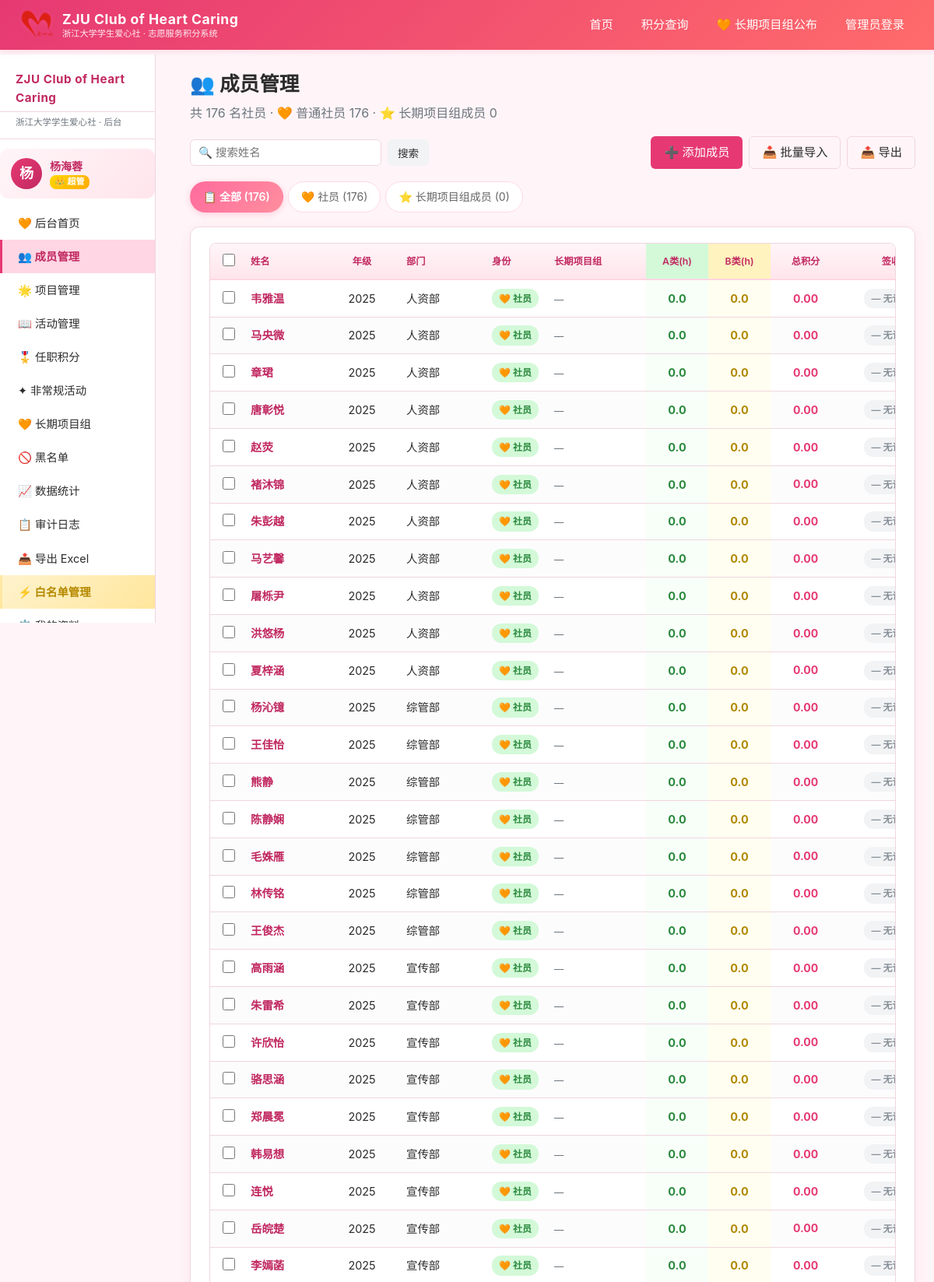
The app's page /admin/members (signed in, upper part) with its own data.
### models.py (models this page shows, shortened)
class Member(db.Model):
    __tablename__ = "members"
    id = db.Column(db.Integer, primary_key=True)
    name = db.Column(db.String(64), nullable=False, index=True)
    grade = db.Column(db.String(32), default="")
    student_id = db.Column(db.String(32), default="", index=True)
    department = db.Column(db.String(64), default="")
    identity = db.Column(db.String(32), default="社员", index=True)
    long_term_group_id = db.Column(db.Integer, db.ForeignKey("long_term_groups.id"), nullable=True, index=True)
    long_term_group = db.relationship("LongTermGroup", backref="members")
    phone = db.Column(db.String(32), default="")
    created_at = db.Column(db.DateTime, default=datetime.utcnow)
    activity_participations = db.relationship("ActivityParticipant", backref="member", cascade="all, delete-orphan")
    irregular_participations = db.relationship("IrregularParticipant", backref="member", cascade="all, delete-orphan")
    position_records = db.relationship("PositionRecord", backref="member", cascade="all, delete-orphan")
    signoffs = db.relationship("SignoffLog", backref="signoff_member", cascade="all, delete-orphan")
    query_logs = db.relationship("QueryLog", backref="query_member", cascade="all, delete-orphan")
    modifications = db.relationship("ModificationLog", backref="mod_member", cascade="all, delete-orphan")
    def a_hours(self):
        total = 0.0
        for ap in self.activity_participations:
            total += ap.a_hours or 0
        for ip in self.irregular_participations:
            total += ip.a_hours or 0
        return round(total, 2)
    def b_hours(self):
        total = 0.0
        for ap in self.activity_participations:
            total += ap.b_hours or 0
        for ip in self.irregular_participations:
            total += ip.b_hours or 0
        return round(total, 2)
    def total_points(self):
        a = self.a_hours()
        b = self.b_hours()
        return round(a + b / 2.0, 2)
    def unsigned_activity_count(self):
        return sum(1 for ap in self.activity_participations if ap.signed_off_at is None) + \
               sum(1 for ip in self.irregular_participations if ip.signed_off_at is None)
    def signed_activity_count(self):
        return sum(1 for ap in self.activity_participations if ap.signed_off_at is not None) + \
               sum(1 for ip in self.irregular_participations if ip.signed_off_at is not None)

### app.py (the view, shortened to what this page needs)
    @app.route("/admin/members")
    @permission_required("members")
    def admin_members():
        keyword = request.args.get("q", "").strip()
        identity_filter = request.args.get("identity", "all").strip()
        q = Member.query
        if identity_filter == "member":
            q = q.filter(Member.identity == "社员")
        elif identity_filter == "longterm":
            q = q.filter(Member.identity == "长期项目组成员")
        members = q.order_by(Member.id.asc()).all()
        return render_template(
            "admin/members.html",
            members=members, keyword=keyword,
            identity_filter=identity_filter,
            all_count=Member.query.count(),
            member_count=Member.query.filter_by(identity="社员").count(),
            longterm_count=Member.query.filter_by(identity="长期项目组成员").count(),
        )

### app.py (called while the page is built)
def permission_required(perm):
    def decorator(f):
        @wraps(f)
        def wrapper(*args, **kwargs):
            if not session.get("admin_id"):
                return redirect(url_for("admin_login", next=request.path))
            me = Admin.query.get(session.get("admin_id"))
            if not me:
                session.clear()
                return redirect(url_for("admin_login"))
            if not me.has_permission(perm):
                label = next((n for k, n, _ in ADMIN_PERMISSIONS if k == perm), perm)
                flash(f"您没有「{label}」的访问权限", "warning")
                return redirect(url_for("admin_login"))
            return f(*args, **kwargs)
        return wrapper
    return decorator

def current_semester():
    s = Setting.query.filter_by(key="current_semester").first()
    return s.value if s else ""

def all_departments():
    s = Setting.query.filter_by(key="departments").first()
    if s and s.value:
        return [d.strip() for d in s.value.split(",") if d.strip()]
    return ["人资部", "综管部", "文体部", "活动部",
            "宣传部", "创设部", "外联部", "财务部"]

### models.py (called while the page is built)
    def has_permission(self, perm):
        if self.is_super_admin:
            return True
        return perm in self.permissions_list()

### templates/admin/members.html (shortened to what this page needs)
{% extends "base.html" %}
{% block content %}
{% include "admin/_sidebar.html" %}
<section class="content-with-sidebar">
  <h1>👥 成员管理</h1>
  <p class="muted">共 {{ all_count }} 名社员 · 🧡 普通社员 {{ member_count }} · ⭐ 长期项目组成员 {{ longterm_count }}</p>
  <div class="toolbar">
    <form method="get" class="search-form">
      <input type="text" name="q" value="{{ keyword }}" placeholder="🔍 搜索姓名">
      <button class="btn btn-sm" type="submit">搜索</button>
    </form>
    <div style="display:flex; gap:8px; flex-wrap:wrap;">
      <a class="btn btn-primary" href="{{ url_for('admin_member_new') }}">➕ 添加成员</a>
      <a class="btn btn-ghost" href="{{ url_for('admin_member_import') }}">📥 批量导入</a>
      <a class="btn btn-ghost" href="{{ url_for('admin_export') }}">📤 导出</a>
    </div>
  </div>
  <div class="filter-tabs">
    <a class="filter-tab {% if identity_filter == 'all' %}active{% endif %}"
       href="{{ url_for('admin_members', q=keyword, identity='all') }}">📋 全部 ({{ all_count }})</a>
    <a class="filter-tab {% if identity_filter == 'member' %}active{% endif %}"
       href="{{ url_for('admin_members', q=keyword, identity='member') }}">🧡 社员 ({{ member_count }})</a>
    <a class="filter-tab {% if identity_filter == 'longterm' %}active{% endif %}"
       href="{{ url_for('admin_members', q=keyword, identity='longterm') }}">⭐ 长期项目组成员 ({{ longterm_count }})</a>
  </div>
  <form id="batchForm" method="post" action="{{ url_for('admin_member_batch_delete') }}"
        onsubmit="return confirmBatchDelete()">
    <div class="card">
      <div style="overflow-x:auto;">
      <div class="table-responsive">
<table class="data-table">
        <thead>
          <tr>
            <th style="width:40px;"><input type="checkbox" id="checkAll" onchange="toggleAll(this.checked)"></th>
            <th style="width:110px;">姓名</th>
            <th style="width:90px;" class="center">年级</th>
            <th style="width:110px;">部门</th>
            <th style="width:80px;">身份</th>
            <th style="width:130px;">长期项目组</th>
            <th style="width:80px; background:#d3f9d8;" class="center">A类(h)</th>
            <th style="width:80px; background:#fff3bf;" class="center">B类(h)</th>
            <th style="width:90px;" class="center">总积分</th>
            <th style="width:130px;" class="center">签收</th>
          </tr>
        </thead>
        <tbody>
          {% for m in members %}
          <tr>
            <td><input type="checkbox" name="ids" value="{{ m.id }}" class="row-check" onchange="updateBatchBar()"></td>
            <td><b style="color:var(--primary-dark);">{{ m.name }}</b></td>
            <td class="center nowrap">{{ m.grade or '—' }}</td>
            <td class="nowrap">{{ m.department or '—' }}</td>
            <td>
              {% if m.identity == '长期项目组成员' %}
                <span class="status-badge warn">⭐ 长期</span>
              {% else %}
                <span class="status-badge ok">🧡 社员</span>
              {% endif %}
            </td>
            <td>
              {% if m.long_term_group %}
                <span class="lt-chip" style="background:{{ m.long_term_group.color }}20; color:{{ m.long_term_group.color }}; border:1px solid {{ m.long_term_group.color }};">
                  {{ m.long_term_group.name }}
                </span>
              {% else %}
                <span class="muted small">—</span>
              {% endif %}
            </td>
            <td class="center" style="background:#f8fff9;"><b style="color:#2b8a3e;">{{ '%.1f'|format(m.a_hours()) }}</b></td>
            <td class="center" style="background:#fffef0;"><b style="color:#b08900;">{{ '%.1f'|format(m.b_hours()) }}</b></td>
            <td class="center"><b style="color:var(--primary); font-size:14px;">{{ '%.2f'|format(m.total_points()) }}</b></td>
            <td class="center">
              {% set unsigned = m.unsigned_activity_count() %}
              {% set signed = m.signed_activity_count() %}
              {% if unsigned == 0 and signed > 0 %}
                <span class="status-badge ok" title="已签收 {{ signed }} 项">✓ 全部已签</span>
              {% elif signed == 0 %}
                <span class="status-badge off">— 无记录</span>
              {% else %}
                <span class="status-badge warn" title="已签 {{ signed }}，待签 {{ unsigned }}">
                  🆕 待签 {{ unsigned }}
                </span>
              {% endif %}
            </td>
          </tr>
          {% else %}
          <tr><td colspan="11" class="empty">暂无成员</td></tr>
          {% endfor %}
        </tbody>
      </table>
</div>
      </div>
    </div>
  </form>
</section>
{% endblock %}

### static/css/style.css (style rules this page uses)
:root { --primary: #e63973; --primary-dark: #c12960; --primary-light: #ffd6e3; --accent: #ff6b6b; --bg: #fff5f8; --card-bg: #ffffff; --text: #2b2b2b; --text-muted: #6c757d; --border: #f0d6df; --shadow: 0 4px 20px rgba(230, 57, 115, 0.08); --shadow-hover: 0 6px 28px rgba(230, 57, 115, 0.18); --success: #2eb867; --warning: #f59f00; --danger: #e03131; --info: #1c7ed6; --sidebar-width: 200px; }
* { box-sizing: border-box; }
html, body { margin: 0; padding: 0; font-family: -apple-system, BlinkMacSystemFont, "PingFang SC", "Microsoft YaHei", "Helvetica Neue", Arial, sans-serif; background: var(--bg); color: var(--text); line-height: 1.6; min-height: 100vh; }
a { color: var(--primary); text-decoration: none; }
h1, h2, h3 { color: var(--text); margin: 0 0 12px; }
h1 { font-size: 1.6em; }
h1 + .muted { margin-top: -8px; margin-bottom: 16px; }
.muted { color: var(--text-muted); }
.small { font-size: 0.85em; }
.center { text-align: center; }
.content-with-sidebar { margin-left: calc(var(--sidebar-width) + 20px); }
.card { background: var(--card-bg); border-radius: 12px; padding: 20px 24px; margin-bottom: 20px; box-shadow: var(--shadow); border: 1px solid var(--border); }
.btn { display: inline-block; padding: 8px 16px; border-radius: 6px; border: 1px solid transparent; background: #f1f3f5; color: var(--text); cursor: pointer; font-size: 0.95em; text-decoration: none; transition: all 0.15s; font-family: inherit; }
.btn-sm { padding: 6px 12px; font-size: 0.85em; }
.btn-primary { background: var(--primary); color: #fff; }
.btn-ghost { background: transparent; border-color: var(--border); color: var(--text); }
.toolbar { display: flex; justify-content: space-between; align-items: center; margin-bottom: 16px; gap: 12px; flex-wrap: wrap; }
.search-form { display: flex; gap: 8px; }
.search-form input, .search-form select { padding: 6px 10px; border: 1px solid var(--border); border-radius: 6px; font-size: 0.9em; font-family: inherit; }
.search-form input { min-width: 200px; }
.data-table { width: 100%; border-collapse: collapse; font-size: 0.9em; }
.data-table th, .data-table td { padding: 10px 12px; text-align: left; border-bottom: 1px solid var(--border); vertical-align: middle; }
.data-table th { background: linear-gradient(180deg, #fff5f8 0%, #ffe5ec 100%); font-weight: 600; color: var(--primary-dark); font-size: 0.85em; text-transform: none; letter-spacing: 0; border-bottom: 2px solid var(--primary-light); position: sticky; top: 0; z-index: 2; }
.data-table tbody tr { transition: background .15s; }
.data-table tbody tr:nth-child(even) { background: #fcfcfd; }
body, .data-table, .card, h1, h2, h3, p, li, td, th, input, button, .btn, .form-row label { word-break: keep-all; overflow-wrap: anywhere; }
.status-badge { display: inline-flex; align-items: center; gap: 3px; padding: 3px 9px; border-radius: 12px; font-size: 12px; font-weight: 600; white-space: nowrap; }
.status-badge.ok { background: #d3f9d8; color: #2b8a3e; }
.status-badge.off { background: #f1f3f5; color: #868e96; }
.data-table td.center, .data-table th.center { text-align: center; }
.data-table input[type="checkbox"] { width: 16px; height: 16px; cursor: pointer; accent-color: var(--primary); }
.table-responsive { overflow-x: auto; -webkit-overflow-scrolling: touch; border-radius: 8px; border: 1px solid var(--border); background: #fff; }
.table-responsive .data-table { min-width: 640px; }
.data-table { table-layout: fixed; }

### templates/admin/members.html (style rules this page uses)
.filter-tabs { display: flex; gap: 6px; margin: 12px 0 18px; flex-wrap: wrap; }
.filter-tab { padding: 8px 16px; border-radius: 20px; background: #fff; border: 1.5px solid #ffd6e7; color: #666; font-size: 14px; text-decoration: none; transition: all .2s; }
.filter-tab.active { background: linear-gradient(135deg, #ff6b9d, #ff8e9e); color: #fff; border-color: transparent; font-weight: 600; box-shadow: 0 2px 8px rgba(255, 107, 157, 0.3); }

### records on screen
Member: name "韦雅温", grade "2025", department "人资部", identity "🧡 社员", a_hours "0.0", b_hours "0.0", total_points "0.00"
Member: name "马央微", grade "2025", department "人资部", identity "🧡 社员", a_hours "0.0", b_hours "0.0", total_points "0.00"
Member: name "章珺", grade "2025", department "人资部", identity "🧡 社员", a_hours "0.0", b_hours "0.0", total_points "0.00"
Member: name "唐彰悦", grade "2025", department "人资部", identity "🧡 社员", a_hours "0.0", b_hours "0.0", total_points "0.00"
Member: name "赵荧", grade "2025", department "人资部", identity "🧡 社员", a_hours "0.0", b_hours "0.0", total_points "0.00"
Member: name "褚沐锦", grade "2025", department "人资部", identity "🧡 社员", a_hours "0.0", b_hours "0.0", total_points "0.00"
Member: name "朱彭越", grade "2025", department "人资部", identity "🧡 社员", a_hours "0.0", b_hours "0.0", total_points "0.00"
Member: name "马艺馨", grade "2025", department "人资部", identity "🧡 社员", a_hours "0.0", b_hours "0.0", total_points "0.00"
Member: name "屠栎尹", grade "2025", department "人资部", identity "🧡 社员", a_hours "0.0", b_hours "0.0", total_points "0.00"
Member: name "洪悠杨", grade "2025", department "人资部", identity "🧡 社员", a_hours "0.0", b_hours "0.0", total_points "0.00"
Member: name "夏梓涵", grade "2025", department "人资部", identity "🧡 社员", a_hours "0.0", b_hours "0.0", total_points "0.00"
Member: name "杨沁镱", grade "2025", department "综管部", identity "🧡 社员", a_hours "0.0", b_hours "0.0", total_points "0.00"
Member: name "王佳怡", grade "2025", department "综管部", identity "🧡 社员", a_hours "0.0", b_hours "0.0", total_points "0.00"
Member: name "熊静", grade "2025", department "综管部", identity "🧡 社员", a_hours "0.0", b_hours "0.0", total_points "0.00"
Member: name "陈静娴", grade "2025", department "综管部", identity "🧡 社员", a_hours "0.0", b_hours "0.0", total_points "0.00"
Member: name "毛姝雁", grade "2025", department "综管部", identity "🧡 社员", a_hours "0.0", b_hours "0.0", total_points "0.00"
Member: name "林传铭", grade "2025", department "综管部", identity "🧡 社员", a_hours "0.0", b_hours "0.0", total_points "0.00"
Member: name "王俊杰", grade "2025", department "综管部", identity "🧡 社员", a_hours "0.0", b_hours "0.0", total_points "0.00"
Member: name "高雨涵", grade "2025", department "宣传部", identity "🧡 社员", a_hours "0.0", b_hours "0.0", total_points "0.00"
Member: name "朱雷希", grade "2025", department "宣传部", identity "🧡 社员", a_hours "0.0", b_hours "0.0", total_points "0.00"
Member: name "许欣怡", grade "2025", department "宣传部", identity "🧡 社员", a_hours "0.0", b_hours "0.0", total_points "0.00"
Member: name "骆思涵", grade "2025", department "宣传部", identity "🧡 社员", a_hours "0.0", b_hours "0.0", total_points "0.00"
Member: name "郑晨冕", grade "2025", department "宣传部", identity "🧡 社员", a_hours "0.0", b_hours "0.0", total_points "0.00"
Member: name "韩易想", grade "2025", department "宣传部", identity "🧡 社员", a_hours "0.0", b_hours "0.0", total_points "0.00"
Member: name "连悦", grade "2025", department "宣传部", identity "🧡 社员", a_hours "0.0", b_hours "0.0", total_points "0.00"
Member: name "岳皖楚", grade "2025", department "宣传部", identity "🧡 社员", a_hours "0.0", b_hours "0.0", total_points "0.00"
Member: name "李嫣菡", grade "2025", department "宣传部", identity "🧡 社员", a_hours "0.0", b_hours "0.0", total_points "0.00"

### other values on screen
{{ (session.get('admin_name', '?')[0])|upper }} "杨"
{{ session.get('admin_name', '未登录') }} "杨海蓉"
{{ all_count }} "176"
{{ member_count }} "176"
{{ longterm_count }} "0"
